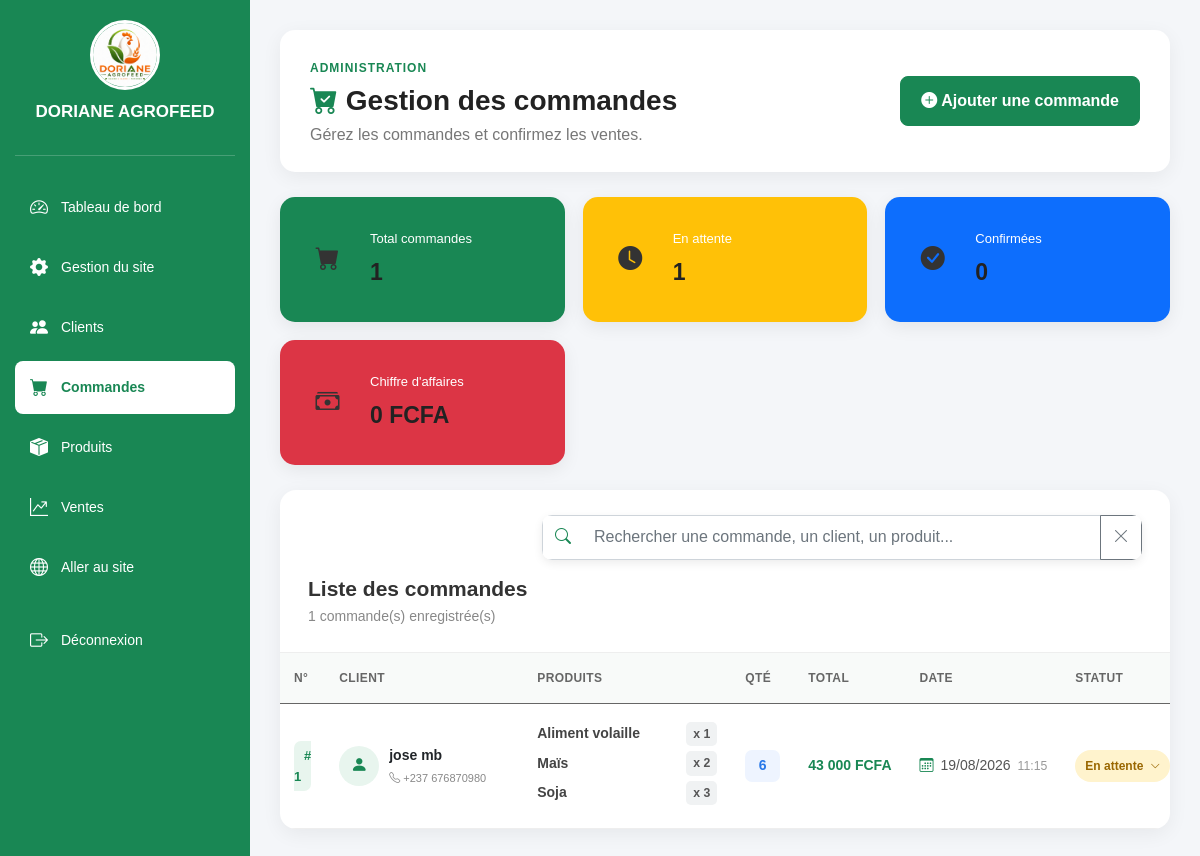
Screenshot of /commandes.php with the database file from the repository.
### tables this page shows
CREATE TABLE commande (
    id_commande INT AUTO_INCREMENT PRIMARY KEY,

    id_utilisateur INT NOT NULL,

    statut ENUM(
        'En attente',
        'Confirmée'
    ) DEFAULT 'En attente',

    date_commande TIMESTAMP DEFAULT CURRENT_TIMESTAMP,

    FOREIGN KEY (id_utilisateur)
        REFERENCES utilisateurs(id_utilisateur)
        ON DELETE CASCADE
);

CREATE TABLE IF NOT EXISTS utilisateurs (

    id_utilisateur INT AUTO_INCREMENT PRIMARY KEY,

    nom VARCHAR(100) NOT NULL,

    prenom VARCHAR(100) NOT NULL,

    telephone VARCHAR(30) NOT NULL,

    email VARCHAR(150) NOT NULL UNIQUE,

    adresse VARCHAR(255) DEFAULT NULL,

    mot_de_passe VARCHAR(255) NOT NULL,

    role ENUM('admin','client')
        NOT NULL DEFAULT 'client',

    statut ENUM('actif','inactif')
        NOT NULL DEFAULT 'actif',

    date_creation TIMESTAMP
        DEFAULT CURRENT_TIMESTAMP
);

CREATE TABLE ligne_commande (
    id_ligne_commande INT AUTO_INCREMENT PRIMARY KEY,

    id_commande INT NOT NULL,

    id_produit INT NOT NULL,

    quantite INT NOT NULL,

    prix_unitaire DECIMAL(10,2) NOT NULL,

    sous_total DECIMAL(10,2) NOT NULL,

    FOREIGN KEY (id_commande)
        REFERENCES commande(id_commande)
        ON DELETE CASCADE,

    FOREIGN KEY (id_produit)
        REFERENCES produit(id_produit)
        ON DELETE CASCADE
);

CREATE TABLE produit (
    id_produit INT AUTO_INCREMENT PRIMARY KEY,
    id_categorie INT NOT NULL,
    nom_produit VARCHAR(100) NOT NULL,
    description TEXT,
    prix DECIMAL(10,2) NOT NULL,
    stock INT NOT NULL,
    image VARCHAR(255),

    FOREIGN KEY (id_categorie)
    REFERENCES categorie(id_categorie)
);

### commandes.php (the view, shortened to what the rows shown need)
<?php
require_once "connexions.php";
$sql = "
    SELECT
        c.id_commande,
        c.date_commande,
        c.statut,
        u.nom,
        u.prenom,
        u.telephone,
        COALESCE(
            SUM(
                lc.quantite *
                lc.prix_unitaire
            ),
            0
        ) AS total,
        COALESCE(
            SUM(lc.quantite),
            0
        ) AS nombre_articles
    FROM commande c
    INNER JOIN utilisateurs u
        ON c.id_utilisateur =
           u.id_utilisateur
    LEFT JOIN ligne_commande lc
        ON c.id_commande =
           lc.id_commande
    GROUP BY
        c.id_commande,
        c.date_commande,
        c.statut,
        u.nom,
        u.prenom,
        u.telephone
    ORDER BY
        c.id_commande DESC
";
$stmt = $pdo->query($sql);
$commandes = $stmt->fetchAll(
    PDO::FETCH_ASSOC
);
function getProduitsCommande(
    $pdo,
    $idCommande
) {
    $stmt = $pdo->prepare("
        SELECT
            p.nom_produit,
            lc.quantite,
            lc.prix_unitaire,
            lc.sous_total
        FROM ligne_commande lc
        INNER JOIN produit p
            ON lc.id_produit =
               p.id_produit
        WHERE
            lc.id_commande = ?
        ORDER BY
            p.nom_produit ASC
    ");
    $stmt->execute([
        $idCommande
    ]);
    return $stmt->fetchAll(
        PDO::FETCH_ASSOC
    );
}
function classeStatut($statut)
{
    return "statut-attente";
}
?>
<!DOCTYPE html>
<html lang="fr">
<head>
<link
    rel="stylesheet"
    href="bootstrap-5.0.2-dist/css/bootstrap.min.css"
>
<link
    rel="stylesheet"
    href="https://cdn.jsdelivr.net/npm/bootstrap-icons@1.11.3/font/bootstrap-icons.min.css"
>
<link
    rel="stylesheet"
    href="commandes.css"
>
</head>
<body>
<div class="dashboard">
<aside class="sidebar">
    <div class="logo">
        <h2>
            DORIANE AGROFEED
        </h2>
    </div>
</aside>
<main class="main-content">
    <div class="page-header">
        <div>
            <h1>
                <i class="bi bi-cart-check-fill"></i>
                Gestion des commandes
            </h1>
        </div>
    </div>
    <div class="orders-card">
        <div class="orders-header">
            <div>
                <h2>
                    Liste des commandes
                </h2>
            </div>
        </div>
        <?php if (
            empty($commandes)
        ): ?>
            <div class="empty-state">
                <i class="bi bi-cart-x"></i>
                <h3>
                    Aucune commande
                </h3>
                <p>
                    Aucune commande n'a encore été enregistrée.
                </p>
            </div>
        <?php else: ?>
            <div class="table-responsive">
                <table class="table orders-table">
                    <thead>
                        <tr>
                            <th>
                                N°
                            </th>
                            <th>
                                Client
                            </th>
                            <th>
                                Produits
                            </th>
                            <th>
                                Qté
                            </th>
                            <th>
                                Total
                            </th>
                            <th>
                                Date
                            </th>
                            <th>
                                Statut
                            </th>
                        </tr>
                    </thead>
                    <tbody>
                    <?php foreach (
                        $commandes
                        as
                        $commande
                    ): ?>
                        <?php
                        $produitsCommande =
                            getProduitsCommande(
                                $pdo,
                                $commande[
                                    "id_commande"
                                ]
                            );
                        ?>
                        <tr>
                            <td>
                                <span class="order-number">
                                    #
                                    <?= (int)
                                        $commande[
                                            "id_commande"
                                        ] ?>
                                </span>
                            </td>
                            <td>
                                <div class="client">
                                    <div class="client-avatar">
                                        <i class="bi bi-person-fill"></i>
                                    </div>
                                    <div>
                                        <strong>
                                            <?= htmlspecialchars(
                                                $commande["nom"]
                                                . " "
                                                . $commande["prenom"]
                                            ) ?>
                                        </strong>
                                        <?php if (
                                            !empty(
                                                $commande[
                                                    "telephone"
                                                ]
                                            )
                                        ): ?>
                                            <small>
                                                <i class="bi bi-telephone"></i>
                                                <?= htmlspecialchars(
                                                    $commande[
                                                        "telephone"
                                                    ]
                                                ) ?>
                                            </small>
                                        <?php endif; ?>
                                    </div>
                                </div>
                            </td>
                            <td>
                                <div class="products-list">
                                    <?php foreach (
                                        $produitsCommande
                                        as
                                        $produit
                                    ): ?>
                                        <div class="product-line">
                                            <span>
                                                <?= htmlspecialchars(
                                                    $produit[
                                                        "nom_produit"
                                                    ]
                                                ) ?>
                                            </span>
                                            <small>
                                                x
                                                <?= (int)
                                                    $produit[
                                                        "quantite"
                                                    ] ?>
                                            </small>
                                        </div>
                                    <?php endforeach; ?>
                                </div>
                            </td>
                            <td>
                                <span class="quantity-badge">
                                    <?= (int)
                                        $commande[
                                            "nombre_articles"
                                        ] ?>
                                </span>
                            </td>
                            <td>
                                <strong class="order-total">
                                    <?= number_format(
                                        $commande["total"],
                                        0,
                                        ",",
                                        " "
                                    ) ?>
                                    FCFA
                                </strong>
                            </td>
                            <td>
                                <div class="date">
                                    <i class="bi bi-calendar3"></i>
                                    <?= date(
                                        "d/m/Y",
                                        strtotime(
                                            $commande[
                                                "date_commande"
                                            ]
                                        )
                                    ) ?>
                                    <small>
                                        <?= date(
                                            "H:i",
                                            strtotime(
                                                $commande[
                                                    "date_commande"
                                                ]
                                            )
                                        ) ?>
                                    </small>
                                </div>
                            </td>
                            <td>
                                <div class="dropdown">
                                    <button
                                        class="status-button <?= classeStatut($commande["statut"]) ?>"
                                        data-bs-toggle="dropdown"
                                    >
                                        <?= htmlspecialchars(
                                            $commande[
                                                "statut"
                                            ]
                                        ) ?>
                                        <i class="bi bi-chevron-down"></i>
                                    </button>
                                </div>
                            </td>
                        </tr>
                    <?php endforeach; ?>
                    </tbody>
                </table>
            </div>
        <?php endif; ?>
    </div>
</main>
</div>
</body>
</html>

### rows the page displays
commande: id_commande "1", id_utilisateur.prenom "jose mb", id_utilisateur.telephone "+237 676870980", commande "6", total "43 000", date_commande "19/08/2026", date_commande "11:15", statut "En attente"
ligne_commande: id_produit.nom_produit "Aliment volaille", quantite "1"
ligne_commande: id_produit.nom_produit "Maïs", quantite "2"
ligne_commande: id_produit.nom_produit "Soja", quantite "3"

### other values shown
$totalCommandes "1"
$enAttente "1"
$confirmees "0"
$chiffreAffaires "0"
